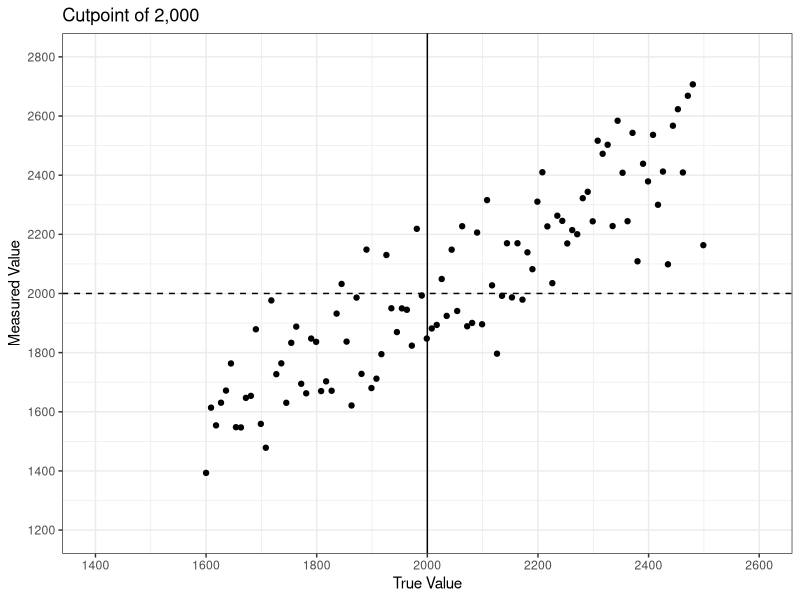
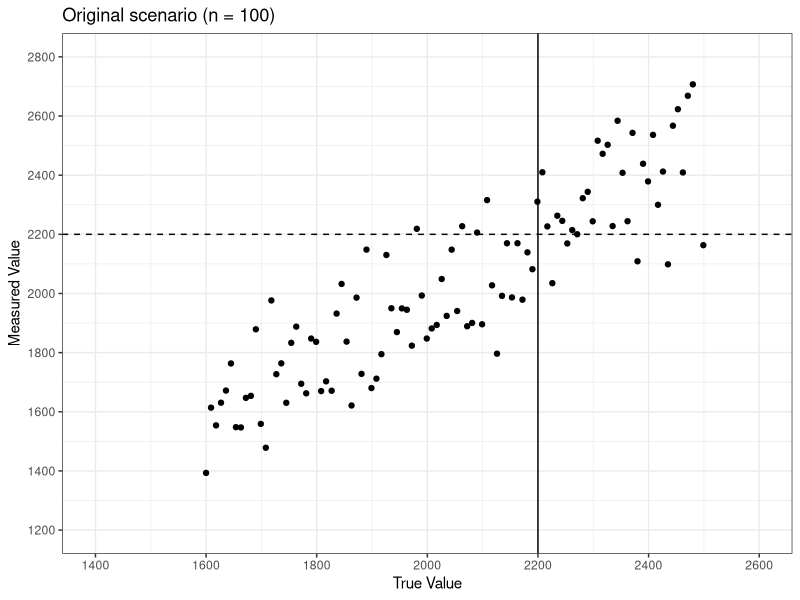
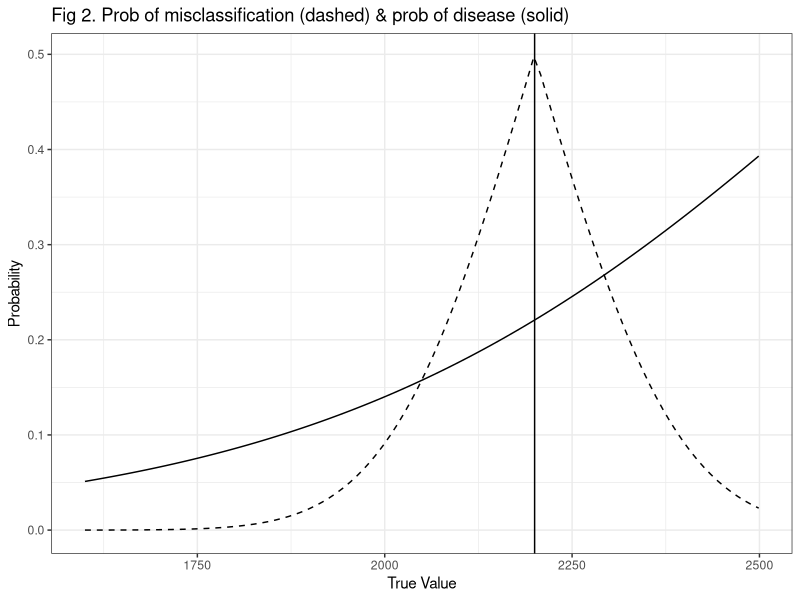
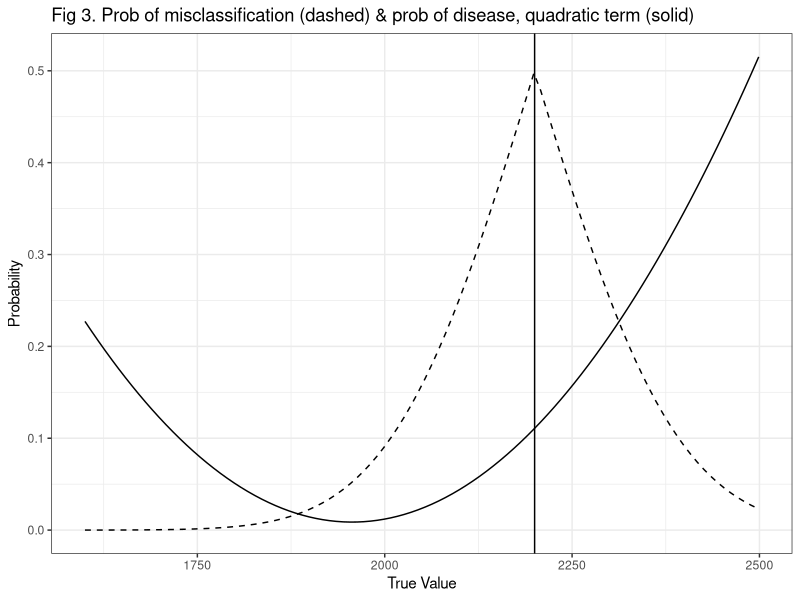
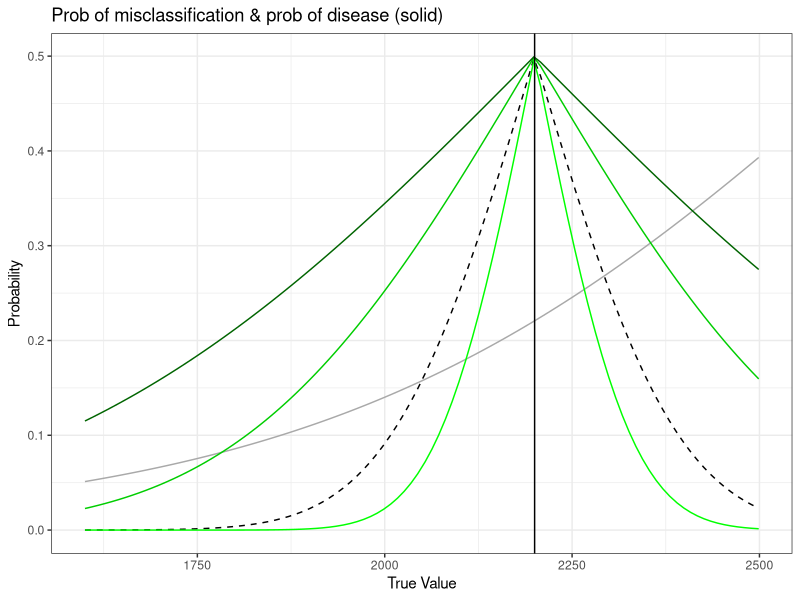
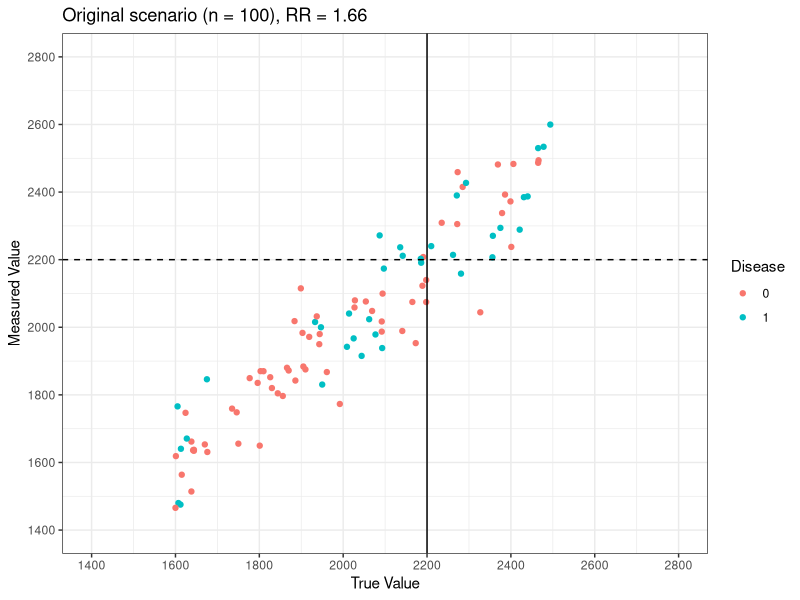
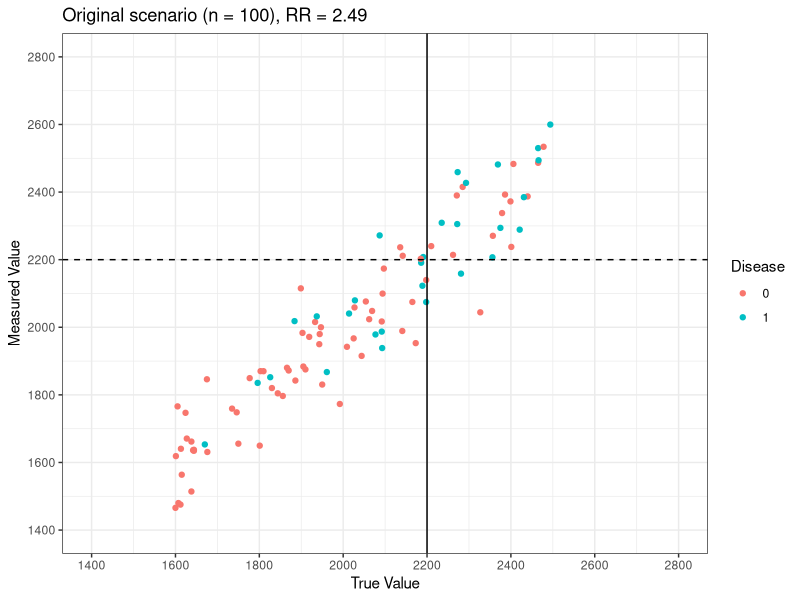
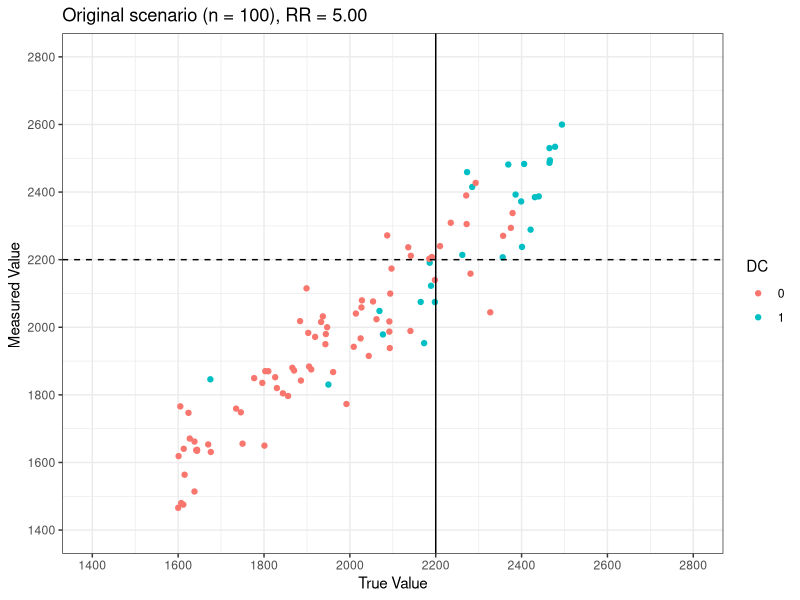

These figures' R source, in order: (Note: this script raises an error after producing the figures.)
## ---- chunk 1
knitr::opts_chunk$set(echo = TRUE)
library(ggplot2)
library(tidyverse)
## ---- chunk 2
pop0 <- tibble(E = as.integer(seq(from = 1600, to = 2499, length.out = 100)), 
               Eerror = rnorm(100, mean = 0, sd = 150), 
               Eprime = E + Eerror, 
               E_high = ifelse(E > 2200, 1, 0), 
               Eprime_high = ifelse(Eprime > 2200,1, 0),
               E_mis = ifelse(E_high != Eprime_high, 1, 0), 
               D = rbinom(n = 100, size = 1, p = plogis(-10 + 0.004*E))
               )

sp1 <- ggplot(pop0, aes(x = E, y = Eprime)) + geom_point() + scale_x_continuous(limits = c(1400, 2600), breaks = seq(1400,2600, 200)) + scale_y_continuous(limits = c(1200, 2800), breaks = seq(1200,2800, 200)) + theme_bw()

Figure1a <- sp1 + labs(title = "Cutpoint of 2,000", x = "True Value", y = "Measured Value") + geom_vline(xintercept = 2000) + geom_hline(yintercept = 2000, linetype = "dashed") 
# Figure1a

Figure1b <- sp1 + labs(title = "Original scenario (n = 100)", x = "True Value", y = "Measured Value") + geom_vline(xintercept = 2200) + geom_hline(yintercept = 2200, linetype = "dashed")
# Figure1b
## ---- chunk 3
# A. a = -4.5, b = 0.0019 
pop1 <- tibble(
  E = as.integer(runif(100, 1600, 2499)), 
  Eerror = rnorm(100, mean = 0, sd = 100), 
  Eprime = E + Eerror, 
  E_high = ifelse(E > 2200, 1, 0), 
  Eprime_high = ifelse(Eprime > 2200,1, 0), 
  E_mis = ifelse(E_high != Eprime_high, 1, 0),
  DA = as.factor(rbinom(n = 100, size = 1, p = plogis(-4.5 + 0.0019*E))),
  DB = as.factor(rbinom(n = 100, size = 1, p = plogis(-8.0 + 0.0035*E))),
  DC = as.factor(rbinom(n = 100, size = 1, p = plogis(-16.0 + 0.0072*E)))
  )

Scatter1A <- ggplot(pop1, aes(x = E, y = Eprime, color = DA)) + geom_point() + scale_x_continuous(limits = c(1400, 2800), breaks = seq(1400, 2800, 200)) + scale_y_continuous(limits = c(1400, 2800), breaks = seq(1400,2800, 200)) + theme_bw() + labs(title = "Original scenario (n = 100), RR = 1.66", x = "True Value", y = "Measured Value", color = "Disease") + geom_vline(xintercept = 2200) + geom_hline(yintercept = 2200, linetype = "dashed")


Scatter1B <- ggplot(pop1, aes(x = E, y = Eprime, color = DB)) + geom_point() + scale_x_continuous(limits = c(1400, 2800), breaks = seq(1400, 2800, 200)) + scale_y_continuous(limits = c(1400, 2800), breaks = seq(1400,2800, 200)) + theme_bw() + labs(title = "Original scenario (n = 100), RR = 2.49", x = "True Value", y = "Measured Value", color = "Disease") + geom_vline(xintercept = 2200) + geom_hline(yintercept = 2200, linetype = "dashed")

Scatter1C <- ggplot(pop1, aes(x = E, y = Eprime, color = DC)) + geom_point() + scale_x_continuous(limits = c(1400, 2800), breaks = seq(1400, 2800, 200)) + scale_y_continuous(limits = c(1400, 2800), breaks = seq(1400,2800, 200)) + theme_bw() + labs(title = "Original scenario (n = 100), RR = 5.00", x = "True Value", y = "Measured Value ") + geom_vline(xintercept = 2200) + geom_hline(yintercept = 2200, linetype = "dashed")
## ---- chunk 4
# expected probability of disease 
prob_D <- glm(D ~ E, data = pop0, family = binomial)
expected_pD <- predict(prob_D, pop0, type = "response")

# probability of misclassification
pop0$E_diff <- abs(pop0$E-2200)
pop0$a <- 1 - pnorm(pop0$E_diff, 0, 150)
# ggplot(pop, aes(x = E, y = a))+ geom_line() + geom_vline(xintercept = 2200) + theme_bw()

# Figure 2
flegal_figure2 <- ggplot(pop0, aes(x = E)) + geom_line(aes(y = expected_pD)) + geom_line(aes(y = a), linetype = 2) + geom_vline(xintercept = 2200) + theme_bw() + labs(title = "Fig 2. Prob of misclassification (dashed) & prob of disease (solid)", x = "True Value", y = "Probability")

# expected probability of disease p as a quadratic function of E
pop0$expected_pD_quad <- 6.592 - 0.00673*pop0$E + 0.00000172*(pop0$E**2)

# Figure 3:
flegal_figure3 <- ggplot(pop0, aes(x = E)) + geom_line(aes(y = expected_pD_quad)) + geom_line(aes(y = a), linetype = 2) + geom_vline(xintercept = 2200) + theme_bw() + labs(title = "Fig 3. Prob of misclassification (dashed) & prob of disease, quadratic term (solid)", x = "True Value", y = "Probability")

# probability of misclassification, varied SD to match simulation conditions
pop0$a100 <- 1 - pnorm(pop0$E_diff, 0, 100)
pop0$a300 <- 1 - pnorm(pop0$E_diff, 0, 300)
pop0$a500 <- 1 - pnorm(pop0$E_diff, 0, 500)
mis_plot <- ggplot(pop0, aes(x = E)) + geom_line(aes(y = expected_pD), color = "darkgrey") + geom_line(aes(y = a), linetype = 2) + geom_line(aes(y = a100), color = "green") + geom_line(aes(y = a300), color = "green3") + geom_line(aes(y = a500), color = "darkgreen") + geom_vline(xintercept = 2200) + theme_bw() + labs(title = "Prob of misclassification & prob of disease (solid)", x = "True Value", y = "Probability")

## ---- chunk 5
flegal_sim <- function(N, min, max, cutpt, a, b, sigma, sims){
# True exposure
E <- seq(from = min, to = max, length.out = N) 
  # initialize variables that we want to keep
  Se_all <- c()
  Se_D1 <- c()
  Se_D0 <- c()
  Sp_all <- c()
  Sp_D1 <- c()
  Sp_D0 <- c()
  RR_true <- c()
  RR_obs <- c()
  
  for (i in 1:sims){
  # set up
    Eerror <- rnorm(N, mean = 0, sd = sigma)
    Eprime <- E + Eerror
    E_high <- ifelse(E > cutpt, 1, 0)
    Eprime_high <- ifelse(Eprime > cutpt,1, 0)
    D <- rbinom(n = N, size = 1, p = plogis(a + b*E)) 
    
  # storing Se, Sp, RR values for each simulation
    Se_all[i] <- sum(Eprime_high==1 & E_high==1)/sum(E_high==1)
    Se_D1[i] <- sum(Eprime_high[D==1]==1 & E_high[D==1]==1)/sum(E_high[D==1]==1)
    Se_D0[i] <- sum(Eprime_high[D==0]==1 & E_high[D==0]==1)/sum(E_high[D==0]==1)
    
    Sp_all[i] <- sum(Eprime_high==0 & E_high==0)/sum(E_high==0)
    Sp_D1[i] <- sum(Eprime_high[D==1]==0 & E_high[D==1]==0)/sum(E_high[D==1]==0)
    Sp_D0[i] <- sum(Eprime_high[D==0]==0 & E_high[D==0]==0)/sum(E_high[D==0]==0)
    
    RR_true[i] <- ((sum(D==1 & E_high==1)/sum(E_high==1))/(sum(D==1 & E_high==0)/sum(E_high==0)))
    RR_obs[i] <- ((sum(D==1 & Eprime_high==1)/sum(Eprime_high==1))/(sum(D==1 & Eprime_high==0)/sum(Eprime_high==0)))
  }
  
  params <- data.frame(N, cutpt, a, b, sims, sigma, mean(Se_all), mean(Se_D1), mean(Se_D0), mean(Sp_all), mean(Sp_D1), mean(Sp_D0), mean(RR_true), mean(RR_obs))
  
  colnames(params) <- c("N", "cutoff", "a", "b", "sim", "SD", "Se all", "Se D=1", "Se D=0", "Sp all", "Sp D=1", "Sp D=0", "RR true", "RR obs")
  return(params)
}

set.seed(30308)

# case 1 is repeating the simulations from the paper 
# A. a = -4.5, b = 0.0019 
scenarioA1_100 <- flegal_sim(200, 1600, 2499, 2200, -4.5, 0.0019, 100, 200)
scenarioA1_300 <- flegal_sim(200, 1600, 2499, 2200, -4.5, 0.0019, 300, 200)
scenarioA1_500 <- flegal_sim(200, 1600, 2499, 2200, -4.5, 0.0019, 500, 200)
# B. a = -8.0, b = 0.0035
scenarioB1_100 <- flegal_sim(200, 1600, 2499, 2200, -8.0, 0.0035, 100, 200)
scenarioB1_300 <- flegal_sim(200, 1600, 2499, 2200, -8.0, 0.0035, 300, 200)
scenarioB1_500 <- flegal_sim(200, 1600, 2499, 2200, -8.0, 0.0035, 500, 200)
# C. a = -16.0, b = 0.0072
scenarioC1_100 <- flegal_sim(200, 1600, 2499, 2200, -16.0, 0.0072, 100, 200)
scenarioC1_300 <- flegal_sim(200, 1600, 2499, 2200, -16.0, 0.0072, 300, 200)
scenarioC1_500 <- flegal_sim(200, 1600, 2499, 2200, -16.0, 0.0072, 500, 200)
scenario1 <- rbind(scenarioA1_100, scenarioA1_300, scenarioA1_500, scenarioB1_100, scenarioB1_300, scenarioB1_500, scenarioC1_100, scenarioC1_300, scenarioC1_500)
## ---- chunk 6
flegal_sim1 <- function(N, Emin, Emax, cutpt, a, b, MEsigma, Nsims){
 # values <- matrix(nrow = length(Nsims), ncol = 8, dimnames = list(c(),c("E", "D", "Eerror", "Eprime", "Ehigh", "Eprimehigh")))
  values <- matrix(nrow = Nsims, ncol = 8, dimnames = list(c(), c("Se", "SeD1", "SeD0", "Sp", "SpD1", "SpD0", "RRtrue", "RRobs")))
  results <- matrix(nrow = 1, ncol = 11, dimnames = list(c(), c("N", "Nsims", "ME", "Se", "SeD1", "SeD0", "Sp", "SpD1", "SpD0", "RRtrue", "RRobs")))
 # results <- data.frame()
   allresults <- data.frame()
  
  # fixed exposure values and disease status. Using seq to ensure same numbers every time
  E <- as.integer(seq(from = Emin, to = Emax, length.out = N))
  D <- rbinom(n = N, size = 1, p = plogis(a + b*E)) 
  
 # for (j in seq_along(MEsigma)){
    
    for (i in 1:Nsims){
      # want to store these then afterwards take the means or something
      Eerror <- rnorm(N, mean = 0, sd = MEsigma)
      Eprime <- E + Eerror
      Ehigh <- ifelse(E > cutpt, 1, 0)
      Eprimehigh <- ifelse(Eprime > cutpt, 1, 0)
    
    # creating a new matrix based on those values. These are not Flegal formulas?
      values[i,1] <- sum(Eprimehigh==1 & Ehigh==1)/sum(Ehigh==1)
      values[i,2] <- sum(Eprimehigh[D==1]==1 & Ehigh[D==1]==1)/sum(Ehigh[D==1]==1)
      values[i,3] <- sum(Eprimehigh[D==0]==1 & Ehigh[D==0]==1)/sum(Ehigh[D==0]==1)
      
      values[i,4] <- sum(Eprimehigh==0 & Ehigh==0)/sum(Ehigh==0)
      values[i,5] <- sum(Eprimehigh[D==1]==0 & Ehigh[D==1]==0)/sum(Ehigh[D==1]==0)
      values[i,6] <- sum(Eprimehigh[D==0]==0 & Ehigh[D==0]==0)/sum(Ehigh[D==0]==0)
      
      values[i,7] <- (sum(D==1 & Ehigh==1)/sum(Ehigh==1))/(sum(D==1 & Ehigh==0)/sum(Ehigh==0))
      values[i,8] <- (sum(D==1 & Eprimehigh==1)/sum(Eprimehigh==1))/(sum(D==1 & Eprimehigh==0)/sum(Eprimehigh==0))
    }

  results <- cbind(N, Nsims, MEsigma, mean(values[,1]), mean(values[,2]), mean(values[,3]), mean(values[,4]), mean(values[,5]), mean(values[,6]), mean(values[,7]), mean(values[,8]))
  
  #}
    #(N, Emin, Emax, cutpt, a, b, Nsims, MEsigma, mean(Se_all), mean(Se_D1), mean(Se_D0), mean(Sp_all), mean(Sp_D1), mean(Sp_D0), mean(RR_true), mean(RR_obs))  
 # all_results <- rbind(allresults, results)
#  colnames(params) <- c("N", "Emin", "Emax", "cutoff", "a", "b", "sims", "SD", "Se_all", "Se_D1", "Se_D0", "Sp_all", "Sp_D1", "Sp_D0", "RR_true", "RR_obs")
  return(results)
}

orange <- c(100, 300, 500)
pepper <- flegal_sim1(100, 1600, 2499, 2200, -4.5, 0.0019, 100, 200)
pepper

trial2 <- data.frame(matrix(nrow = 3, ncol = 11))

for (j in seq_along(ME_SD)){
  trial2[j,] <- flegal_onesim(100, 1600, 2499, 2200, -4.5, 0.0019, ME_SD[[j]], 200)
  #try_all <- rbind(try_all, try[j])
}
View(trial2)
## ---- chunk 7
#function input MEsigma can be a vector
flegal_sim_fixed <- function(N, Emin, Emax, cutpt, a, b, MEsigma, Nsims){
 # values <- matrix(nrow = length(Nsims), ncol = 8, dimnames = list(c(),c("E", "D", "Eerror", "Eprime", "Ehigh", "Eprimehigh")))
  values <- matrix(nrow = Nsims, ncol = 8, dimnames = list(c(),c("Se", "SeD1", "SeD0", "Sp", "SpD1", "SpD0", "RRtrue", "RRobs")))
  results <- as.data.frame(matrix(nrow = length(MEsigma), ncol = 11, dimnames = list(c(),c("N", "Nsims", "ME", "Se", "SeD1", "SeD0", "Sp", "SpD1", "SpD0", "RRtrue", "RRobs"))))
 # results <- data.frame()
   allresults <- data.frame()
  
  # fixed exposure values and disease status. Using seq to ensure same numbers every time
  E <- as.integer(seq(from = Emin, to = Emax, length.out = N))
  D <- rbinom(n = N, size = 1, p = plogis(a + b*E)) 
  
  for (j in seq_along(MEsigma)){
    
    for (i in 1:Nsims){
      # want to store these then afterwards take the means or something
      Eerror <- rnorm(N, mean = 0, sd = MEsigma)
      Eprime <- E + Eerror
      Ehigh <- ifelse(E > cutpt, 1, 0)
      Eprimehigh <- ifelse(Eprime > cutpt, 1, 0)
    
      values[i,1] <- sum(Eprimehigh==1 & Ehigh==1)/sum(Ehigh==1)
      values[i,2] <- sum(Eprimehigh[D==1]==1 & Ehigh[D==1]==1)/sum(Ehigh[D==1]==1)
      values[i,3] <- sum(Eprimehigh[D==0]==1 & Ehigh[D==0]==1)/sum(Ehigh[D==0]==1)
      
      values[i,4] <- sum(Eprimehigh==0 & Ehigh==0)/sum(Ehigh==0)
      values[i,5] <- sum(Eprimehigh[D==1]==0 & Ehigh[D==1]==0)/sum(Ehigh[D==1]==0)
      values[i,6] <- sum(Eprimehigh[D==0]==0 & Ehigh[D==0]==0)/sum(Ehigh[D==0]==0)
      
      values[i,7] <- (sum(D==1 & Ehigh==1)/sum(Ehigh==1))/(sum(D==1 & Ehigh==0)/sum(Ehigh==0))
      values[i,8] <- (sum(D==1 & Eprimehigh==1)/sum(Eprimehigh==1))/(sum(D==1 & Eprimehigh==0)/sum(Eprimehigh==0))
 
    }
    # could maybe use summarise instead?
    #single bracket refers to location inside, double is more for iteration?
  results[j,] <- cbind(N, Nsims, MEsigma[[j]], mean(values[,1]), mean(values[,2]), mean(values[,3]), mean(values[,4]), mean(values[,5]), mean(values[,6]), mean(values[,7]), mean(values[,8]))
  
  }
    #(N, Emin, Emax, cutpt, a, b, Nsims, MEsigma, mean(Se_all), mean(Se_D1), mean(Se_D0), mean(Sp_all), mean(Sp_D1), mean(Sp_D0), mean(RR_true), mean(RR_obs))  
  all_results <- rbind(allresults, results)
#  colnames(params) <- c("N", "Emin", "Emax", "cutoff", "a", "b", "sims", "SD", "Se_all", "Se_D1", "Se_D0", "Sp_all", "Sp_D1", "Sp_D0", "RR_true", "RR_obs")
  return(all_results)
}

## function seems to loop correctly but different answers than flegal
orange <- c(100, 300, 500)
test1 <- flegal_sim_fixed(100, 1600, 2499, 2200, -4.5, 0.0019, orange, 200)
test1

   # these are Flegal's formulas... they don't make sense to me. Creates values >1?
      # values[i,1] <- sum(Eprimehigh==1)/sum(Ehigh==1)
      # values[i,2] <- sum(Eprimehigh[D==1]==1)/sum(Ehigh[D==1]==1)
      # values[i,3] <- sum(Eprimehigh[D==0]==1)/sum(Ehigh[D==0]==1)
      # 
      # values[i,4] <- sum(Eprimehigh==0)/sum(Ehigh==0)
      # values[i,5] <- sum(Eprimehigh[D==1]==0)/sum(Ehigh[D==1]==0)
      # values[i,6] <- sum(Eprimehigh[D==0]==0)/sum(Ehigh[D==0]==0)
      # 
      # values[i,7] <- (sum(D==1 & Ehigh==1)/sum(Ehigh==1))/(sum(D==1 & Ehigh==0)/sum(Ehigh==0))
      # values[i,8] <- (sum(D==1 & Eprimehigh==1)/sum(Eprimehigh==1))/(sum(D==1 & Eprimehigh==0)/sum(Eprimehigh==0))

## ---- chunk 8
set.seed(303)
# function arguments: N, Emin, Emax, cutpt, a, b, Nsigma, MEsigma, Nsims
MEsigma <- c(100, 300, 500)
# A, B, C reflect the different regression models/ RR
case1A <- flegal_sim_fixed(100, 1600, 2499, 2200, -4.5, 0.0019, MEsigma, 200)
case1B <- flegal_sim_fixed(100, 1600, 2499, 2200, -8.0, 0.0035, MEsigma, 200)
case1C <- flegal_sim_fixed(100, 1600, 2499, 2200, -16.0, 0.0072, MEsigma, 200)

case1 <- rbind(case1A, case1B, case1C)
## ---- chunk 9
set.seed(303)
# function arguments: N, Emin, Emax, cutpt, a, b, Nsigma, MEsigma, Nsims
# A, B, C reflect the different regression models/ RR
case2A <- flegal_sim_fixed(100, 1600, 2499, 2200, -4.5, 0.0019, MEsigma, 1000)
case2B <- flegal_sim_fixed(100, 1600, 2499, 2200, -8.0, 0.0035, MEsigma, 1000)
case2C <- flegal_sim_fixed(100, 1600, 2499, 2200, -16.0, 0.0072, MEsigma, 1000)

case2 <- rbind(case2A, case2B, case2C)
case2
## ---- chunk 10
MEsigma <- c(100, 300, 500) # values of measurement errors 
# Nsigma <- as.numeric(length(MEsigma)) # is this better? 

uni_sim <- function(N, Emin, Emax, cutpt, a, b, MEsigma, Nsims){
  # initialize variables that we want to keep
  Se_all <- c()
  Se_D1 <- c()
  Se_D0 <- c()
  Sp_all <- c()
  Sp_D1 <- c()
  Sp_D0 <- c()
  RR_true <- c()
  RR_obs <- c()
  results <- as.data.frame(matrix(nrow = length(MEsigma), ncol = 4) ) #, dimnames = list(c(),c("N", "Nsims", "ME", "Se", "SeD1", "SeD0", "Sp", "SpD1", "SpD0", "RRtrue", "RRobs"))))
  
  E <- as.integer(runif(N, min = Emin, max = Emax)) #keeping this as int 
  D <- rbinom(n = N, size = 1, p = plogis(a + b*E)) 
  
  for (j in seq_along(MEsigma)){
  
    for (i in 1:Nsims){
      Eerror <- rnorm(N, mean = 0, sd = MEsigma)
      Eprime <- E + Eerror
      E_high <- ifelse(E > cutpt, 1, 0)
      Eprime_high <- ifelse(Eprime > cutpt, 1, 0)
    
      Se_all[i] <- sum(Eprime_high==1 & E_high==1)/sum(E_high==1)
      Se_D1[i] <- sum(Eprime_high[D==1]==1 & E_high[D==1]==1)/sum(E_high[D==1]==1)
      Se_D0[i] <- sum(Eprime_high[D==0]==1 & E_high[D==0]==1)/sum(E_high[D==0]==1)
      
      Sp_all[i] <- sum(Eprime_high==0 & E_high==0)/sum(E_high==0)
      Sp_D1[i] <- sum(Eprime_high[D==1]==0 & E_high[D==1]==0)/sum(E_high[D==1]==0)
      Sp_D0[i] <- sum(Eprime_high[D==0]==0 & E_high[D==0]==0)/sum(E_high[D==0]==0)
      
      # based on equations from Flegal appendix. 
      RR_true[i] <- ((sum(D==1 & E_high==1)/sum(E_high==1))/(sum(D==1 & E_high==0)/sum(E_high==0)))
      RR_obs[i] <- ((sum(D==1 & Eprime_high==1)/sum(Eprime_high==1))/(sum(D==1 & Eprime_high==0)/sum(Eprime_high==0)))
    }
    
    results[j,] <- cbind(N, Nsims, MEsigma[[j]], mean(Se_all), mean(Se_D1), mean(Se_D0), mean(Sp_all), mean(Sp_D1), mean(Sp_D0), mean(RR_true), mean(RR_obs))
    }
 # params <- data.frame(N, Emin, Emax, cutpt, a, b, Nsims, MEsigma, mean(Se_all[[j]]), mean(Se_D1), mean(Se_D0), mean(Sp_all), mean(Sp_D1), mean(Sp_D0), mean(RR_true), mean(RR_obs))  
 # colnames(params) <- c("N", "Emin", "Emax", "cutoff", "a", "b", "sims", "SD", "Se_all", "Se_D1", "Se_D0", "Sp_all", "Sp_D1", "Sp_D0", "RR_true", "RR_obs")
  return(results)
  
}

## ---- chunk 11
set.seed(303)
# function arguments: N, Emin, Emax, cutpt, a, b, Nsigma, MEsigma, Nsims
# A, B, C reflect the different regression models/ RR
case3A <- flegal_sim_fixed(1000, 1600, 2499, 2200, -4.5, 0.0019, MEsigma, 1000)
case3B <- flegal_sim_fixed(1000, 1600, 2499, 2200, -8.0, 0.0035, MEsigma, 1000)
case3C <- flegal_sim_fixed(1000, 1600, 2499, 2200, -16.0, 0.0072, MEsigma, 1000)

case3 <- rbind(case3A, case3B, case3C)

ucase3A <- uni_sim(1000, 1600, 2499, 2200, -4.5, 0.0019, MEsigma, 1000)
ucase3B <- uni_sim(1000, 1600, 2499, 2200, -8.0, 0.0035, MEsigma, 1000)
ucase3C <- uni_sim(1000, 1600, 2499, 2200, -16.0, 0.0072, MEsigma, 1000)

ucase3 <- rbind(ucase3A, ucase3B, ucase3C)

comp3 <- cbind(case3, ucase3) #comparing how the seq vs. uniform functions do 
comp3 
## ---- chunk 12
set.seed(303)
case4A <- uni_sim(10000, 1600, 2499, 2200, -4.5, 0.0019, MEsigma, 1000)
case4B <- uni_sim(10000, 1600, 2499, 2200, -8.0, 0.0035, MEsigma, 1000)
case4C <- uni_sim(10000, 1600, 2499, 2200, -16.0, 0.0072, MEsigma, 1000)

case4 <- rbind(case4A, case4B, case4C)
case4
## ---- chunk 13
normal_sim <- function(N, Emean, Esigma, cutoff, a, b, MEsigma, Nsims){
# the flegal sim attempted to do this more elegantly
  Se_all <- c()
  Se_D1 <- c()
  Se_D0 <- c()
  Sp_all <- c()
  Sp_D1 <- c()
  Sp_D0 <- c()
  RR_true <- c()
  RR_obs <- c()
  params <- matrix(nrow = length(MEsigma), ncol = 16, dimnames = list(c(),c("N", "Emean", "ESD", "cutoff", "a", "b", "sims", "SD", "Se_all", "Se_D1", "Se_D0", "Sp_all", "Sp_D1", "Sp_D0", "RR_true", "RR_obs")))
  
  E <- rnorm(N, mean = Emean, sd = Esigma)
  D <- rbinom(n = N, size = 1, p = plogis(a + b*E))
  
for (j in seq_along(MEsigma)){
  
  for (i in 1:Nsims){
    Eerror <- rnorm(N, mean = 0, sd = MEsigma)
    Eprime <- E + Eerror
    E_high <- ifelse(E > cutoff, 1, 0)
    Eprime_high <- ifelse(Eprime > cutoff,1, 0)

    Se_all[i] <- sum(Eprime_high==1 & E_high==1)/sum(E_high==1)
    Se_D1[i] <- sum(Eprime_high[D==1]==1 & E_high[D==1]==1)/sum(E_high[D==1]==1)
    Se_D0[i] <- sum(Eprime_high[D==0]==1 & E_high[D==0]==1)/sum(E_high[D==0]==1)
  
    Sp_all[i] <- sum(Eprime_high==0 & E_high==0)/sum(E_high==0)
    Sp_D1[i] <- sum(Eprime_high[D==1]==0 & E_high[D==1]==0)/sum(E_high[D==1]==0)
    Sp_D0[i] <- sum(Eprime_high[D==0]==0 & E_high[D==0]==0)/sum(E_high[D==0]==0)
  
    RR_true[i] <- (sum(D==1 & E_high==1)/sum(E_high==1))/(sum(D==1 & E_high==0)/sum(E_high==0))
    RR_obs[i] <- ((sum(D==1 & Eprime_high==1)/sum(Eprime_high==1))/(sum(D==1 & Eprime_high==0)/sum(Eprime_high==0)))
  }
  ########## FIX THIS
    params[j,] <- cbind(N, Emean, Esigma, cutoff, a, b, Nsims, MEsigma[[j]], mean(Se_all), mean(Se_D1), mean(Se_D0), mean(Sp_all), mean(Sp_D1), mean(Sp_D0), mean(RR_true), mean(RR_obs))
  #  colnames(params) <- c("N", "Emean", "ESD", "cutoff", "a", "b", "sims", "SD", "Se_all", "Se_D1", "Se_D0", "Sp_all", "Sp_D1", "Sp_D0", "RR_true", "RR_obs")
  }
  params <- as.data.frame(params) 
  return(params)
}
## ---- chunk 14
set.seed(303)
MEsigma <- c(100, 300, 500)
# A. a = -4.5, b = 0.0019 
# B. a = -8.0, b = 0.0035
# C. a = -16.0, b = 0.0072

case5A <- normal_sim(1000, 2050, 150, 2200, -4.5, 0.0019, MEsigma, 1000)
case5B <- normal_sim(1000, 2050, 150, 2200, -8.0, 0.0035, MEsigma, 1000)
case5C <- normal_sim(1000, 2050, 150, 2200, -16.0, 0.0072, MEsigma, 1000)

case5 <- rbind(case5A, case5B, case5C)

## ---- chunk 15
# A. a = -4.5, b = 0.0019 
# B. a = -8.0, b = 0.0035
# C. a = -16.0, b = 0.0072
set.seed(303)
Nsigma <- 3
MEsigma <- c(100, 300, 500)

case6A <- normal_sim(1000, 2050, 150, 2200, -4.5, 0.0019, Nsigma, MEsigma, 1000)
case6B <- normal_sim(1000, 2050, 150, 2200, -8.0, 0.0035, Nsigma, MEsigma, 1000)
case6C <- normal_sim(1000, 2050, 150, 2200, -16.0, 0.0072, Nsigma, MEsigma, 1000)

case6 <- rbind(case6A, case6B, case6C)

case7A <- normal_sim(1000, 2050, 150, 2200, -4.5, 0.0019, Nsigma, MEsigma, 1000)
case7B <- normal_sim(1000, 2050, 150, 2200, -8.0, 0.0035, Nsigma, MEsigma, 1000)
case7C <- normal_sim(1000, 2050, 150, 2200, -16.0, 0.0072, Nsigma, MEsigma, 1000)

case7 <- rbind(case7A, case7B, case7C)

case8A <- normal_sim(1000, 2050, 150, 2200, -4.5, 0.0019, Nsigma, MEsigma, 1000)
case8B <- normal_sim(1000, 2050, 150, 2200, -8.0, 0.0035, Nsigma, MEsigma, 1000)
case8C <- normal_sim(1000, 2050, 150, 2200, -16.0, 0.0072, Nsigma, MEsigma, 1000)

case8 <- rbind(case8A, case8B, case8C)
## ---- chunk 16
# case4 is 100,000
unifs <- rbind(case1, case2, case3, case4)
norms <- rbind(case5, case6, case7, case8)
write.csv(unifs, "uniform.csv")
write.csv(norms, "normal.csv")
## ---- chunk 17
# A. a = -4.5, b = 0.0019 
# B. a = -8.0, b = 0.0035
# 3. a = -16.0, b = 0.0072
pop5 <- tibble(
  E = rnorm(1000, mean = 2050, sd = 150), 
  Eerror100 = rnorm(1000, mean = 0, sd = 100), Eprime100 = E + Eerror100, 
  Eerror300 = rnorm(1000, mean = 0, sd = 300), Eprime300 = E + Eerror300, 
  Eerror500 = rnorm(1000, mean = 0, sd = 500), Eprime500 = E + Eerror500, 
  E_high = ifelse(E > 2200, 1, 0), Eprime100_high = ifelse(Eprime100 > 2200, 1, 0), 
  Eprime300_high = ifelse(Eprime300 > 2200, 1, 0), Eprime500_high = ifelse(Eprime500 > 2200, 1, 0), 
  DA = as.factor(rbinom(n = 1000, size = 1, p = plogis(-4.5 + 0.0019*E))),
  DB = as.factor(rbinom(n = 1000, size = 1, p = plogis(-8.0 + 0.0035*E))),
  DC = as.factor(rbinom(n = 1000, size = 1, p = plogis(-16.0 + 0.0072*E)))
  )

Scatter5A_100 <- ggplot(pop5, aes(x = E, y = Eprime100, color = DA)) + geom_point(alpha = 0.5) + scale_x_continuous(limits = c(1400, 2800), breaks = seq(1400, 2800, 200)) + scale_y_continuous(limits = c(1400, 2800), breaks = seq(1400, 2800, 200)) + theme_bw() + labs(title = "E ~N(2050,150), ME ~N(0,100) RR = 1.66", x = "True Value", y = "Measured Value", color = "Disease") + geom_vline(xintercept = 2200) + geom_hline(yintercept = 2200, linetype = "dashed") + theme_classic()

Scatter5B_100 <- ggplot(pop5, aes(x = E, y = Eprime100, color = DB)) + geom_point(alpha = 0.5) + scale_x_continuous(limits = c(1400, 2800), breaks = seq(1400, 2800, 200)) + scale_y_continuous(limits = c(1400, 2800), breaks = seq(1400, 2800, 200)) + theme_bw() + labs(title = "E ~N(2050,150), ME ~N(0,100) RR = 2.49", x = "True Value", y = "Measured Value", color = "Disease") + geom_vline(xintercept = 2200) + geom_hline(yintercept = 2200, linetype = "dashed") + theme_classic()

Scatter5C_100 <- ggplot(pop5, aes(x = E, y = Eprime100, color = DC)) + geom_point(alpha = 0.5) + scale_x_continuous(limits = c(1400, 2800), breaks = seq(1400, 2800, 200)) + scale_y_continuous(limits = c(1400, 2800), breaks = seq(1400, 2800, 200)) + theme_bw() + labs(title = "E ~N(2050,150), ME ~N(0,100) RR = 5.00", x = "True Value", y = "Measured Value", color = "Disease") + geom_vline(xintercept = 2200) + geom_hline(yintercept = 2200, linetype = "dashed") + theme_classic()
## ---- chunk 18
# case 6: E <- rnorm(n, mean = 2200, sd = 150)
pop6 <- data.frame(
  E = rnorm(1000, mean = 2200, sd = 150), 
  Eerror = rnorm(1000, mean = 0, sd = 100), 
  Eprime = E + Eerror, 
  E_high = ifelse(E > 2200, 1, 0), 
  Eprime_high = ifelse(Eprime > 2200, 1, 0), 
  E_mis = ifelse(E_high != Eprime_high, 1, 0),
  DA = as.factor(rbinom(n = 1000, size = 1, p = plogis(-4.5 + 0.0019*E))),
  DB = as.factor(rbinom(n = 1000, size = 1, p = plogis(-8.0 + 0.0035*E))),
  DC = as.factor(rbinom(n = 1000, size = 1, p = plogis(-16.0 + 0.0072*E)))
  )

Scatter6A <- ggplot(pop_6, aes(x = E, y = Eprime, color = DA)) + geom_point() + scale_x_continuous(limits = c(1400, 2800), breaks = seq(1400,2800, 200)) + scale_y_continuous(limits = c(1400, 2800), breaks = seq(1400,2800, 200)) + theme_bw() + labs(title = "E ~Normal(2200, 150), RR = 1.66", x = "True Value", y = "Measured Value", color = "Disease") + geom_vline(xintercept = 2200) + geom_hline(yintercept = 2200, linetype = "dashed")

Scatter6B <- ggplot(pop_6, aes(x = E, y = Eprime, color = DB)) + geom_point() + scale_x_continuous(limits = c(1400, 2800), breaks = seq(1400,2800, 200)) + scale_y_continuous(limits = c(1400, 2800), breaks = seq(1400,2800, 200)) + theme_bw() + labs(title = "E ~Normal(2200, 150), RR = 2.49", x = "True Value", y = "Measured Value", color = "Disease") + geom_vline(xintercept = 2200) + geom_hline(yintercept = 2200, linetype = "dashed")

Scatter6C <- ggplot(pop_6, aes(x = E, y = Eprime, color = DC)) + geom_point() + scale_x_continuous(limits = c(1400, 2800), breaks = seq(1400, 2800, 200)) + scale_y_continuous(limits = c(1400, 2800), breaks = seq(1400,2800, 200)) + theme_bw() + labs(title = "E ~Normal(2200, 150), RR = 5.00", x = "True Value", y = "Measured Value", color = "Disease") + geom_vline(xintercept = 2200) + geom_hline(yintercept = 2200, linetype = "dashed")


# case7: E ~N(mean = 1900, sd = 150) rare exposure
pop7 <- data.frame(
  E = rnorm(1000, mean = 1900, sd = 150), 
  Eerror = rnorm(1000, mean = 0, sd = 100), 
  Eprime = E + Eerror, 
  E_high = ifelse(E > 2200, 1, 0), 
  Eprime_high = ifelse(Eprime > 2200, 1, 0), 
  E_mis = ifelse(E_high != Eprime_high, 1, 0),
  DA = as.factor(rbinom(n = 1000, size = 1, p = plogis(-4.5 + 0.0019*E))),
  DB = as.factor(rbinom(n = 1000, size = 1, p = plogis(-8.0 + 0.0035*E))),
  DC = as.factor(rbinom(n = 1000, size = 1, p = plogis(-16.0 + 0.0072*E)))
  )

Scatter7A <- ggplot(pop_7, aes(x = E, y = Eprime, color = DA)) + geom_point() + scale_x_continuous(limits = c(1400, 2800), breaks = seq(1400, 2800, 200)) + scale_y_continuous(limits = c(1400, 2800), breaks = seq(1400, 2800, 200)) + theme_bw() + labs(title = "E ~Normal(1900, 150), RR = 1.66", x = "True Value", y = "Measured Value", color = "Disease") + geom_vline(xintercept = 2200) + geom_hline(yintercept = 2200, linetype = "dashed")

Scatter7B <- ggplot(pop_7, aes(x = E, y = Eprime, color = DB)) + geom_point() + scale_x_continuous(limits = c(1400, 2800), breaks = seq(1400, 2800, 200)) + scale_y_continuous(limits = c(1400, 2800), breaks = seq(1400, 2800, 200)) + theme_bw() + labs(title = "E ~Normal(1900, 150), RR = 2.49", x = "True Value", y = "Measured Value", color = "Disease") + geom_vline(xintercept = 2200) + geom_hline(yintercept = 2200, linetype = "dashed")

Scatter7C <- ggplot(pop_7, aes(x = E, y = Eprime, color = DC)) + geom_point() + scale_x_continuous(limits = c(1400, 2800), breaks = seq(1400, 2800, 200)) + scale_y_continuous(limits = c(1400, 2800), breaks = seq(1400,2800, 200)) + theme_bw() + labs(title = "E ~Normal(1900, 150), RR = 5.00", x = "True Value", y = "Measured Value", color = "Disease") + geom_vline(xintercept = 2200) + geom_hline(yintercept = 2200, linetype = "dashed")


# uniform but n = 1000
pop8 <- data.frame(
  E = runif(1000, min = 1600, max = 2499),
  Eerror = rnorm(1000, mean = 0, sd = 100), 
  Eprime = E + Eerror, 
  E_high = ifelse(E > 2200, 1, 0), 
  Eprime_high = ifelse(Eprime > 2200, 1, 0), 
  E_mis = ifelse(E_high != Eprime_high, 1, 0),
  DA = as.factor(rbinom(n = 1000, size = 1, p = plogis(-4.5 + 0.0019*E))),
  DB = as.factor(rbinom(n = 1000, size = 1, p = plogis(-8.0 + 0.0035*E))),
  DC = as.factor(rbinom(n = 1000, size = 1, p = plogis(-16.0 + 0.0072*E)))
  )

Scatter8A <- ggplot(pop_8, aes(x = E, y = Eprime, color = DA)) + geom_point() + scale_x_continuous(limits = c(1400, 2800), breaks = seq(1400, 2800, 200)) + scale_y_continuous(limits = c(1400, 2800), breaks = seq(1400,2800, 200)) + theme_bw() + labs(title = "Uniform with n = 1,000, RR = 1.66", x = "True Value", y = "Measured Value", color = "Disease") + geom_vline(xintercept = 2200) + geom_hline(yintercept = 2200, linetype = "dashed")

Scatter8B <- ggplot(pop_8, aes(x = E, y = Eprime, color = DB)) + geom_point() + scale_x_continuous(limits = c(1400, 2800), breaks = seq(1400, 2800, 200)) + scale_y_continuous(limits = c(1400, 2800), breaks = seq(1400, 2800, 200)) + theme_bw() + labs(title = "Uniform with n = 1,000, RR = 2.49", x = "True Value", y = "Measured Value", color = "Disease") + geom_vline(xintercept = 2200) + geom_hline(yintercept = 2200, linetype = "dashed")

Scatter8C <- ggplot(pop_8, aes(x = E, y = Eprime, color = DC)) + geom_point() + scale_x_continuous(limits = c(1400, 2800), breaks = seq(1400, 2800, 200)) + scale_y_continuous(limits = c(1400, 2800), breaks = seq(1400, 2800, 200)) + theme_bw() + labs(title = "Uniform with n = 1,000, RR = 5.00", x = "True Value", y = "Measured Value", color = "Disease" ) + geom_vline(xintercept = 2200) + geom_hline(yintercept = 2200, linetype = "dashed")
